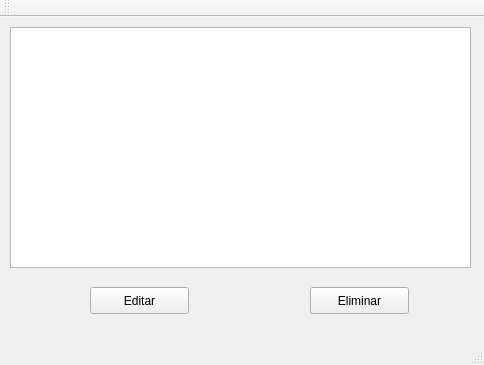
<?xml version="1.0" encoding="UTF-8"?>
<ui version="4.0">
 <class>actor_grilla</class>
 <widget class="QMainWindow" name="actor_grilla">
  <property name="geometry">
   <rect>
    <x>0</x>
    <y>0</y>
    <width>484</width>
    <height>365</height>
   </rect>
  </property>
  <property name="windowTitle">
   <string>actor_grilla</string>
  </property>
  <widget class="QWidget" name="actor_centralWidget">
   <widget class="QTableWidget" name="actor_data">
    <property name="geometry">
     <rect>
      <x>10</x>
      <y>10</y>
      <width>461</width>
      <height>241</height>
     </rect>
    </property>
   </widget>
   <widget class="QPushButton" name="actor_edita">
    <property name="geometry">
     <rect>
      <x>90</x>
      <y>270</y>
      <width>99</width>
      <height>27</height>
     </rect>
    </property>
    <property name="text">
     <string>Editar</string>
    </property>
   </widget>
   <widget class="QPushButton" name="actor_elim">
    <property name="geometry">
     <rect>
      <x>310</x>
      <y>270</y>
      <width>99</width>
      <height>27</height>
     </rect>
    </property>
    <property name="text">
     <string>Eliminar</string>
    </property>
   </widget>
  </widget>
  <widget class="QMenuBar" name="menuBar">
   <property name="geometry">
    <rect>
     <x>0</x>
     <y>0</y>
     <width>484</width>
     <height>25</height>
    </rect>
   </property>
  </widget>
  <widget class="QToolBar" name="mainToolBar">
   <attribute name="toolBarArea">
    <enum>TopToolBarArea</enum>
   </attribute>
   <attribute name="toolBarBreak">
    <bool>false</bool>
   </attribute>
  </widget>
  <widget class="QStatusBar" name="statusBar"/>
 </widget>
 <layoutdefault spacing="6" margin="11"/>
 <resources/>
 <connections/>
</ui>
